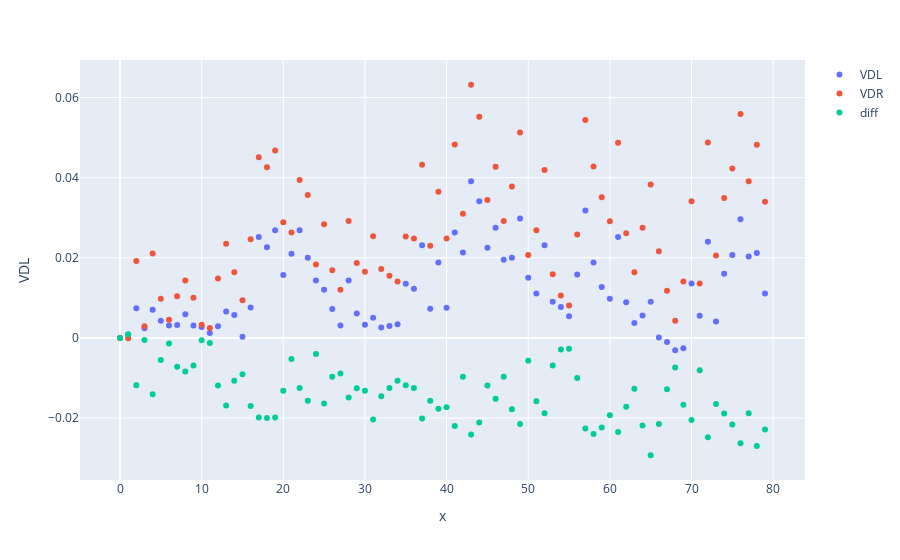

Notebook code for this chart:
### Markdown cell above
#### Interactive plot

### Code cell
diff_in_time = pd.concat(diode_df_dict.values(), ignore_index=False)
numberoftests = len(diode_df_dict)
diff_in_time_grouped = diff_in_time.groupby(diff_in_time.index)
threshold = diff_in_time.index.max()

diff_in_time_max = [group for name, group in diff_in_time_grouped if name >= threshold]
fig = px.scatter(diff_in_time_max[0]-diff_in_time_max[0]['VDL'].iloc[0], x=range(len(diff_in_time_max[0])), y='VDL')
fig.data[0].name="VDL"
fig.update_traces(showlegend=True)
 
fig.add_scatter(x=np.array(range(len(diff_in_time_max[0]))), y=diff_in_time_max[0]['VDR']-diff_in_time_max[0]['VDR'].iloc[0], mode='markers',name = "VDR")
fig.add_scatter(x=np.array(range(len(diff_in_time_max[0]))), y=(diff_in_time_max[0]['VDL']-diff_in_time_max[0]['VDR'])-(diff_in_time_max[0]['VDL']-diff_in_time_max[0]['VDR']).iloc[0], mode='markers',name = "diff")
 
fig.show()
